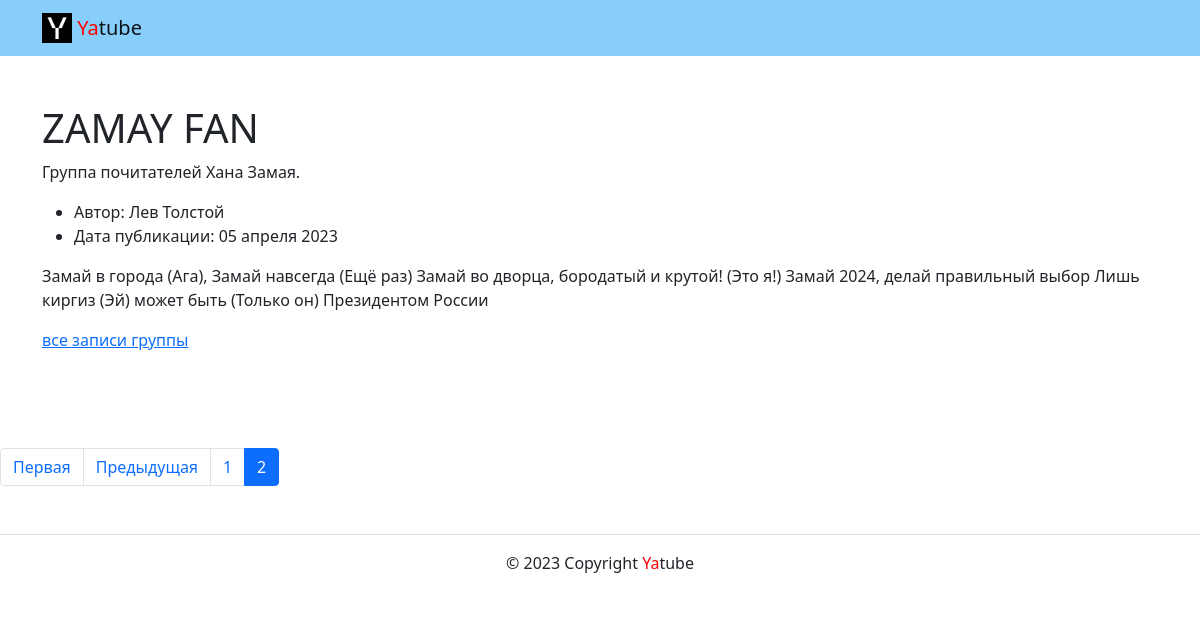
The app's page /group/zamay2024/?page=2 with its own data.
### posts/models.py (models this page shows, shortened)
class Group(models.Model):
    title = models.CharField(max_length=200)
    slug = models.SlugField(max_length=255, unique=True, null=False)
    description = models.TextField(verbose_name='Описание группы')

class Post(models.Model):
    text = models.TextField()
    pub_date = models.DateTimeField(auto_now_add=True)
    group = models.ForeignKey(
        Group,
        blank=True,
        null=True,
        on_delete=models.SET_NULL,
        related_name='group_posts'
    )
    author = models.ForeignKey(
        User,
        on_delete=models.CASCADE,
        related_name='posts'
    )

### posts/views.py (the view)
# urls.py: path('group/<slug:slug>/', views.group_posts, name='group_posts'),
def group_posts(request, slug):
    group = get_object_or_404(Group, slug=slug)
    posts = group.group_posts.all()
    posts = posts.order_by('-pub_date')
    paginator = Paginator(posts, NUM_OF_POSTS)
    page_number = request.GET.get('page')
    page_obj = paginator.get_page(page_number)
    context = {
        'group': group,
        'page_obj': page_obj,
    }
    return render(request, 'posts/group_list.html', context)

### templates/posts/group_list.html (shortened to what this page needs)
{% extends 'base.html' %}
{% block content %}
    <main>
      <div class="container py-5">
        <h1>{{ group.title }}</h1>
        <p>
          {{ group.description }}
        </p>
        <article>
          {% for post in page_obj %}
          <ul>
            <li>
              Автор: {{ post.author.get_full_name }}
            </li>
            <li>
              Дата публикации: {{ post.pub_date|date:"d E Y" }}
            </li>
          </ul>
          <p>{{ post.text }}</p>
          {% if post.group %}
            <a href="{% url 'posts:group_posts' post.group.slug %}">все записи группы</a>
          {% endif %}
        {% endfor %}
        </article>
      </div>
  {% include 'posts/includes/paginator.html' %}
{% endblock %}

### records on screen
Group: title "ZAMAY FAN", description "Группа почитателей Хана Замая."
Post: author.get_full_name "Лев Толстой", pub_date "05 апреля 2023", text "Замай в города (Ага), Замай навсегда (Ещё раз) Замай во дворца, бородатый и крутой! (Это я!) Замай 2024, делай правильный выбор Лишь киргиз (Эй) может быть (Только он) Президентом России", shows "все записи группы"

### other values on screen
{{ i }} "1"
{{ i }} "2"
